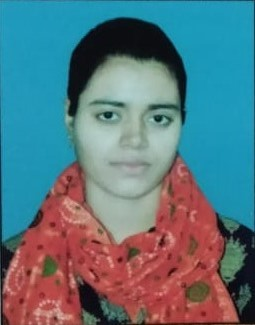
#> input picture media/images/Bineeta.jpeg, 255 x 325 px; its folder holds only this picture in this run
$ python facesTrain.py   (older library calls are emulated)
#> lines starting #> are read from the running program, lines starting #| are printed output that depends on the picture
# -*- coding: utf-8 -*-
"""
Created on Fri Aug 21 15:34:06 2020

@author: Naveen
"""

import cv2
import os
import numpy as np
from PIL import Image
import pickle

#reading base directory
BASE_DIR = os.path.dirname(os.path.abspath(__file__))
#getting the path from where we are going to read images
image_dir = "media/images/"
#laoding pre provided file by open CV
face_cascade = cv2.CascadeClassifier('exam/haarcascade_frontalface_alt2.xml')
#loding cv algo to train face recognition
recognizer = cv2.face.LBPHFaceRecognizer_create()
print(image_dir)

current_id = 0
label_ids = {}
y_labels = []
x_train = []

for root, dirs, files in os.walk(image_dir):
    for file in files:
        print(file)
        #currently reading image with this formate only
        if file.endswith("png") or file.endswith("jpg") or  file.endswith("jpeg") or file.endswith("JPEG"):
            path = os.path.join(root, file)
            # label = os.path.basename(root).replace(" ", "-").lower()
            label = file.split(".")[0]
            if not label in label_ids:
                label_ids[label] = current_id
                current_id += 1
            #careting a lable with the folder name ex. name:lable
            id_ = label_ids[label]

            pil_image = Image.open(path).convert("L")  # grayscale
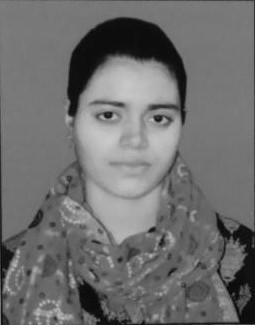
#> pil_image: PIL image 255x325 L; min 1, max 202, mean 110.6
            size = (550, 550)
            #resizing the image
            final_image = pil_image.resize(size, Image.ANTIALIAS)
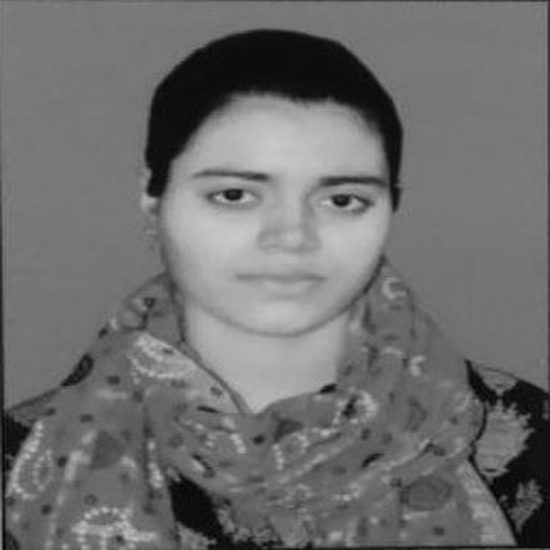
#> final_image: PIL image 550x550 L; min 0, max 202, mean 110.6
            #converting the image in numpy array
            image_array = np.array(final_image, "uint8")
            # print(image_array)            #detecting face
            faces = face_cascade.detectMultiScale(image_array, scaleFactor=1.5, minNeighbors=5)
#> faces = [[177, 105, 228, 228]]

            for (x, y, w, h) in faces:
                roi = image_array[y:y + h, x:x + w]
                x_train.append(roi)
                y_labels.append(id_)
#> this loop made 1 pass
#> pass 1, `roi = image_array[y:y + h, x:x + w]`:
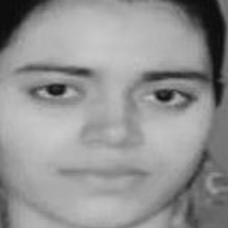
#> roi: shape (228, 228); min 9, max 202, mean 146.9
#> after the loop, x_train = 1 item; y_labels = [0]

with open("exam/labels.pickle", 'wb') as f:
    pickle.dump(label_ids, f)


recognizer.train(x_train, np.array(y_labels))
recognizer.save("exam/trainner.yml")
